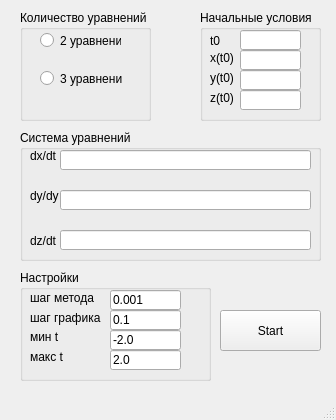
<?xml version="1.0" encoding="UTF-8"?>
<ui version="4.0">
 <class>MainWindow</class>
 <widget class="QMainWindow" name="MainWindow">
  <property name="geometry">
   <rect>
    <x>0</x>
    <y>0</y>
    <width>336</width>
    <height>420</height>
   </rect>
  </property>
  <property name="minimumSize">
   <size>
    <width>336</width>
    <height>420</height>
   </size>
  </property>
  <property name="maximumSize">
   <size>
    <width>336</width>
    <height>420</height>
   </size>
  </property>
  <property name="windowTitle">
   <string>RungeKutta4th</string>
  </property>
  <property name="windowIcon">
   <iconset>
    <normaloff>favicon.ico</normaloff>favicon.ico</iconset>
  </property>
  <widget class="QWidget" name="centralwidget">
   <widget class="QPushButton" name="btn_start">
    <property name="geometry">
     <rect>
      <x>220</x>
      <y>310</y>
      <width>101</width>
      <height>41</height>
     </rect>
    </property>
    <property name="text">
     <string>Start</string>
    </property>
   </widget>
   <widget class="QGroupBox" name="groupBox_eq_count">
    <property name="geometry">
     <rect>
      <x>20</x>
      <y>10</y>
      <width>131</width>
      <height>111</height>
     </rect>
    </property>
    <property name="title">
     <string>Количество уравнений</string>
    </property>
    <widget class="QRadioButton" name="radioButton_two_eq">
     <property name="geometry">
      <rect>
       <x>20</x>
       <y>20</y>
       <width>81</width>
       <height>21</height>
      </rect>
     </property>
     <property name="text">
      <string>2 уравнения</string>
     </property>
    </widget>
    <widget class="QRadioButton" name="radioButton_three_eq">
     <property name="geometry">
      <rect>
       <x>20</x>
       <y>60</y>
       <width>82</width>
       <height>17</height>
      </rect>
     </property>
     <property name="text">
      <string>3 уравнения</string>
     </property>
    </widget>
   </widget>
   <widget class="QGroupBox" name="groupBox">
    <property name="geometry">
     <rect>
      <x>20</x>
      <y>130</y>
      <width>301</width>
      <height>131</height>
     </rect>
    </property>
    <property name="title">
     <string>Система уравнений</string>
    </property>
    <widget class="QLineEdit" name="inp_dxdt">
     <property name="geometry">
      <rect>
       <x>40</x>
       <y>20</y>
       <width>251</width>
       <height>20</height>
      </rect>
     </property>
    </widget>
    <widget class="QLabel" name="label">
     <property name="geometry">
      <rect>
       <x>10</x>
       <y>10</y>
       <width>31</width>
       <height>31</height>
      </rect>
     </property>
     <property name="text">
      <string>dx/dt</string>
     </property>
    </widget>
    <widget class="QLabel" name="label_2">
     <property name="geometry">
      <rect>
       <x>10</x>
       <y>50</y>
       <width>31</width>
       <height>31</height>
      </rect>
     </property>
     <property name="text">
      <string>dy/dy</string>
     </property>
    </widget>
    <widget class="QLineEdit" name="inp_dydt">
     <property name="geometry">
      <rect>
       <x>40</x>
       <y>60</y>
       <width>251</width>
       <height>20</height>
      </rect>
     </property>
    </widget>
    <widget class="QLabel" name="label_3">
     <property name="geometry">
      <rect>
       <x>10</x>
       <y>100</y>
       <width>31</width>
       <height>21</height>
      </rect>
     </property>
     <property name="text">
      <string>dz/dt</string>
     </property>
    </widget>
    <widget class="QLineEdit" name="inp_dzdt">
     <property name="geometry">
      <rect>
       <x>40</x>
       <y>100</y>
       <width>251</width>
       <height>20</height>
      </rect>
     </property>
    </widget>
   </widget>
   <widget class="QGroupBox" name="groupBox_start_cond">
    <property name="geometry">
     <rect>
      <x>200</x>
      <y>10</y>
      <width>121</width>
      <height>111</height>
     </rect>
    </property>
    <property name="title">
     <string>Начальные условия</string>
    </property>
    <widget class="QLabel" name="label_4">
     <property name="geometry">
      <rect>
       <x>10</x>
       <y>20</y>
       <width>21</width>
       <height>21</height>
      </rect>
     </property>
     <property name="text">
      <string>t0</string>
     </property>
    </widget>
    <widget class="QLineEdit" name="inp_t0">
     <property name="geometry">
      <rect>
       <x>40</x>
       <y>20</y>
       <width>61</width>
       <height>20</height>
      </rect>
     </property>
    </widget>
    <widget class="QLabel" name="label_5">
     <property name="geometry">
      <rect>
       <x>10</x>
       <y>40</y>
       <width>31</width>
       <height>16</height>
      </rect>
     </property>
     <property name="text">
      <string>x(t0)</string>
     </property>
    </widget>
    <widget class="QLineEdit" name="inp_x0">
     <property name="geometry">
      <rect>
       <x>40</x>
       <y>40</y>
       <width>61</width>
       <height>20</height>
      </rect>
     </property>
    </widget>
    <widget class="QLabel" name="label_6">
     <property name="geometry">
      <rect>
       <x>10</x>
       <y>60</y>
       <width>31</width>
       <height>16</height>
      </rect>
     </property>
     <property name="text">
      <string>y(t0)</string>
     </property>
    </widget>
    <widget class="QLineEdit" name="inp_y0">
     <property name="geometry">
      <rect>
       <x>40</x>
       <y>60</y>
       <width>61</width>
       <height>20</height>
      </rect>
     </property>
    </widget>
    <widget class="QLineEdit" name="inp_z0">
     <property name="geometry">
      <rect>
       <x>40</x>
       <y>80</y>
       <width>61</width>
       <height>20</height>
      </rect>
     </property>
    </widget>
    <widget class="QLabel" name="label_7">
     <property name="geometry">
      <rect>
       <x>10</x>
       <y>80</y>
       <width>31</width>
       <height>16</height>
      </rect>
     </property>
     <property name="text">
      <string>z(t0)</string>
     </property>
    </widget>
   </widget>
   <widget class="QGroupBox" name="groupBox_2">
    <property name="geometry">
     <rect>
      <x>20</x>
      <y>270</y>
      <width>191</width>
      <height>111</height>
     </rect>
    </property>
    <property name="title">
     <string>Настройки</string>
    </property>
    <widget class="QLabel" name="label_8">
     <property name="geometry">
      <rect>
       <x>10</x>
       <y>20</y>
       <width>71</width>
       <height>16</height>
      </rect>
     </property>
     <property name="text">
      <string>шаг метода</string>
     </property>
    </widget>
    <widget class="QLabel" name="label_9">
     <property name="geometry">
      <rect>
       <x>10</x>
       <y>40</y>
       <width>71</width>
       <height>16</height>
      </rect>
     </property>
     <property name="text">
      <string>шаг графика</string>
     </property>
    </widget>
    <widget class="QLabel" name="label_10">
     <property name="geometry">
      <rect>
       <x>10</x>
       <y>60</y>
       <width>47</width>
       <height>13</height>
      </rect>
     </property>
     <property name="text">
      <string>мин t</string>
     </property>
    </widget>
    <widget class="QLabel" name="label_11">
     <property name="geometry">
      <rect>
       <x>10</x>
       <y>80</y>
       <width>47</width>
       <height>13</height>
      </rect>
     </property>
     <property name="text">
      <string>макс t</string>
     </property>
    </widget>
    <widget class="QLineEdit" name="inp_ruge_step">
     <property name="geometry">
      <rect>
       <x>90</x>
       <y>20</y>
       <width>71</width>
       <height>20</height>
      </rect>
     </property>
     <property name="text">
      <string>0.001</string>
     </property>
    </widget>
    <widget class="QLineEdit" name="inp_plot_step">
     <property name="geometry">
      <rect>
       <x>90</x>
       <y>40</y>
       <width>71</width>
       <height>20</height>
      </rect>
     </property>
     <property name="text">
      <string>0.1</string>
     </property>
    </widget>
    <widget class="QLineEdit" name="inp_min_t">
     <property name="geometry">
      <rect>
       <x>90</x>
       <y>60</y>
       <width>71</width>
       <height>20</height>
      </rect>
     </property>
     <property name="text">
      <string>-2.0</string>
     </property>
    </widget>
    <widget class="QLineEdit" name="inp_max_t">
     <property name="geometry">
      <rect>
       <x>90</x>
       <y>80</y>
       <width>71</width>
       <height>20</height>
      </rect>
     </property>
     <property name="text">
      <string>2.0</string>
     </property>
    </widget>
   </widget>
  </widget>
  <widget class="QMenuBar" name="menubar">
   <property name="geometry">
    <rect>
     <x>0</x>
     <y>0</y>
     <width>336</width>
     <height>21</height>
    </rect>
   </property>
  </widget>
  <widget class="QStatusBar" name="statusbar"/>
 </widget>
 <resources/>
 <connections/>
</ui>
